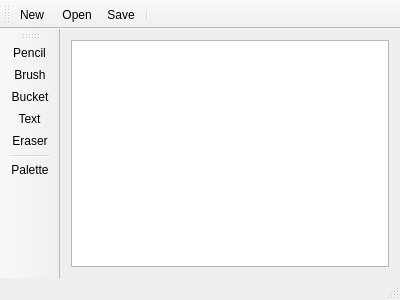
<?xml version="1.0" encoding="UTF-8"?>
<ui version="4.0">
 <class>MainWindow</class>
 <widget class="QMainWindow" name="MainWindow">
  <property name="geometry">
   <rect>
    <x>0</x>
    <y>0</y>
    <width>400</width>
    <height>300</height>
   </rect>
  </property>
  <property name="windowTitle">
   <string>MainWindow</string>
  </property>
  <widget class="QWidget" name="centralWidget">
   <layout class="QGridLayout" name="gridLayout">
    <item row="0" column="0">
     <widget class="QGraphicsView" name="graphicsView"/>
    </item>
   </layout>
  </widget>
  <widget class="QToolBar" name="mainToolBar">
   <attribute name="toolBarArea">
    <enum>TopToolBarArea</enum>
   </attribute>
   <attribute name="toolBarBreak">
    <bool>false</bool>
   </attribute>
   <addaction name="actionNew"/>
   <addaction name="actionOpen"/>
   <addaction name="actionSave"/>
   <addaction name="separator"/>
  </widget>
  <widget class="QStatusBar" name="statusBar"/>
  <widget class="QToolBar" name="toolBar">
   <property name="windowTitle">
    <string>toolBar</string>
   </property>
   <attribute name="toolBarArea">
    <enum>LeftToolBarArea</enum>
   </attribute>
   <attribute name="toolBarBreak">
    <bool>false</bool>
   </attribute>
   <addaction name="actionPencil"/>
   <addaction name="actionBrush"/>
   <addaction name="actionBucket"/>
   <addaction name="actionText"/>
   <addaction name="actionEraser"/>
   <addaction name="separator"/>
   <addaction name="actionPalette"/>
  </widget>
  <widget class="QMenuBar" name="menuBar">
   <property name="geometry">
    <rect>
     <x>0</x>
     <y>0</y>
     <width>400</width>
     <height>21</height>
    </rect>
   </property>
  </widget>
  <action name="actionPencil">
   <property name="icon">
    <iconset>
     <normalon>:/image/tools/image/tools/pencil.png</normalon>
    </iconset>
   </property>
   <property name="text">
    <string>Pencil</string>
   </property>
   <property name="iconText">
    <string>Pencil</string>
   </property>
  </action>
  <action name="actionBrush">
   <property name="icon">
    <iconset resource="resources.qrc">
     <normaloff>:/image/tools/image/tools/paint-brush.png</normaloff>:/image/tools/image/tools/paint-brush.png</iconset>
   </property>
   <property name="text">
    <string>Brush</string>
   </property>
  </action>
  <action name="actionBucket">
   <property name="icon">
    <iconset resource="resources.qrc">
     <normaloff>:/image/tools/image/tools/paint-bucket.png</normaloff>:/image/tools/image/tools/paint-bucket.png</iconset>
   </property>
   <property name="text">
    <string>Bucket</string>
   </property>
  </action>
  <action name="actionText">
   <property name="icon">
    <iconset resource="resources.qrc">
     <normaloff>:/image/tools/image/tools/quill.png</normaloff>:/image/tools/image/tools/quill.png</iconset>
   </property>
   <property name="text">
    <string>Text</string>
   </property>
  </action>
  <action name="actionEraser">
   <property name="icon">
    <iconset resource="resources.qrc">
     <normaloff>:/image/tools/image/tools/eraser.png</normaloff>:/image/tools/image/tools/eraser.png</iconset>
   </property>
   <property name="text">
    <string>Eraser</string>
   </property>
  </action>
  <action name="actionNew">
   <property name="icon">
    <iconset resource="resources.qrc">
     <normaloff>:/image/tools/image/file_tools/new-file.png</normaloff>:/image/tools/image/file_tools/new-file.png</iconset>
   </property>
   <property name="text">
    <string>New</string>
   </property>
  </action>
  <action name="actionOpen">
   <property name="checkable">
    <bool>false</bool>
   </property>
   <property name="icon">
    <iconset resource="resources.qrc">
     <normaloff>:/image/tools/image/file_tools/open-archive.png</normaloff>:/image/tools/image/file_tools/open-archive.png</iconset>
   </property>
   <property name="text">
    <string>Open</string>
   </property>
   <property name="iconText">
    <string> Open</string>
   </property>
   <property name="statusTip">
    <string/>
   </property>
   <property name="whatsThis">
    <string/>
   </property>
  </action>
  <action name="actionSave">
   <property name="icon">
    <iconset resource="resources.qrc">
     <normaloff>:/image/tools/image/file_tools/save-file-button.png</normaloff>:/image/tools/image/file_tools/save-file-button.png</iconset>
   </property>
   <property name="text">
    <string>Save</string>
   </property>
  </action>
  <action name="actionPalette">
   <property name="icon">
    <iconset resource="resources.qrc">
     <normaloff>:/image/tools/image/tools/paint-palette.png</normaloff>:/image/tools/image/tools/paint-palette.png</iconset>
   </property>
   <property name="text">
    <string>Palette</string>
   </property>
  </action>
 </widget>
 <layoutdefault spacing="6" margin="11"/>
 <resources>
  <include location="resources.qrc"/>
 </resources>
 <connections/>
</ui>
